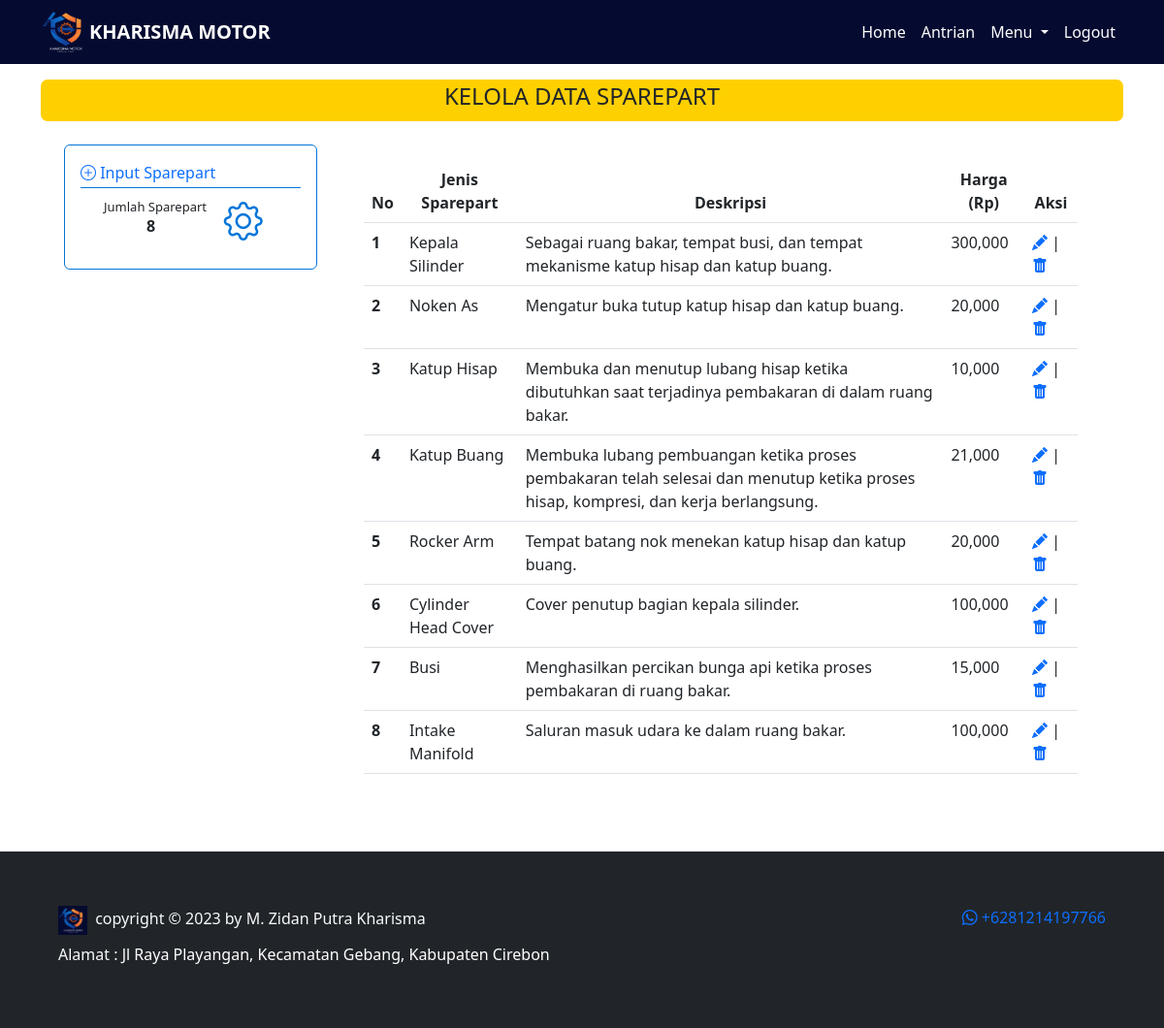
/admin/sparepart.php, run on an earlier commit of the app's database.
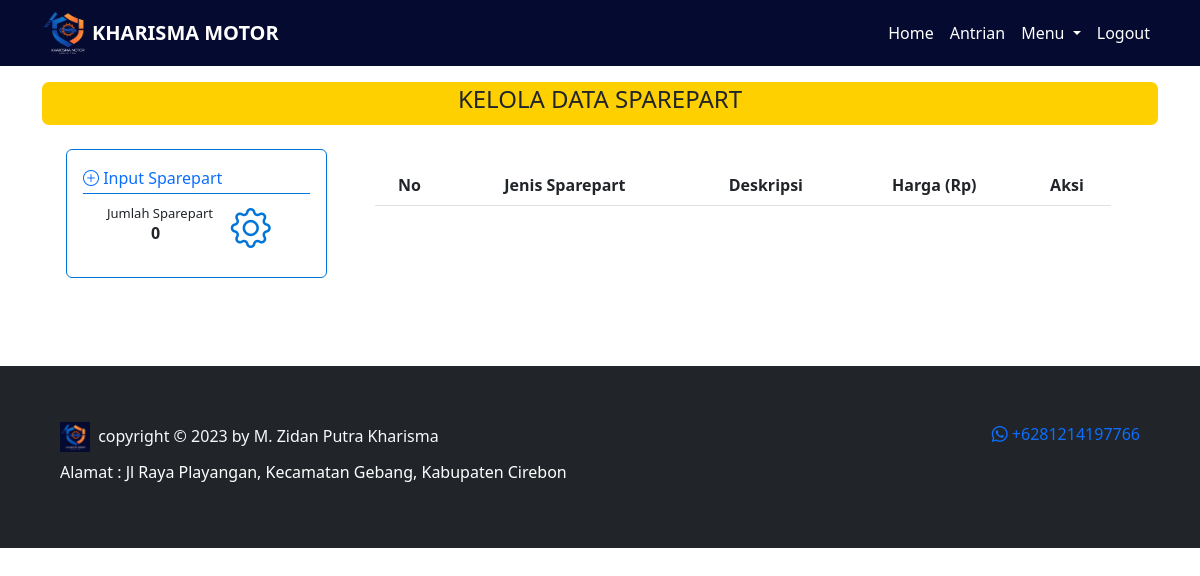
And on a later commit of the database.
### tables this page shows
CREATE TABLE `sparepart` (
  `idsparepart` int(11) NOT NULL,
  `sparepart` varchar(50) NOT NULL,
  `harga` bigint(100) NOT NULL,
  `deskripsi` text NOT NULL
);

### controller/function.php (called while the page is built, shortened)
<?php
$conn = mysqli_connect("localhost", "root", "", "kharisma_motor");
function query($query)
{
    global $conn;
    $result = mysqli_query($conn, $query);
    $rows = [];
    while ($row = mysqli_fetch_assoc($result)) {
        $rows[] = $row;
    }
    return $rows;
}
function jumlah_data($data)
{
    global $conn;
    $query = mysqli_query($conn, $data);
    $jumlah_data = mysqli_num_rows($query);
    return $jumlah_data;
}
function enkripsi($teks)
{
    $text = $teks;
    $kunci = 'kharisma_motor';
    $key = hash('sha256', $kunci);
    $pkey = "123";
    $method = "aes-192-cfb1";
    $iv = substr(hash('sha256', $pkey), 0, 16);
    $enkripsi = openssl_encrypt($text, $method, $key, 0, $iv);
    $enkripsi = base64_encode($enkripsi);
    return $enkripsi;
}
?>

### admin/sparepart.php (the view, shortened to what this page needs)
<?php
$data_sparepart = query("SELECT * FROM sparepart");
$jumlah_sparepart = jumlah_data("SELECT * FROM sparepart");
?>
<!DOCTYPE html>
<html lang="en">
<head>
    <link rel="stylesheet" href="https://cdn.datatables.net/1.13.4/css/jquery.dataTables.min.css">
    <link href="https://cdn.jsdelivr.net/npm/bootstrap@5.3.0/dist/css/bootstrap.min.css" rel="stylesheet"
>
    <link rel="stylesheet" href="https://cdn.jsdelivr.net/npm/bootstrap-icons@1.10.5/font/bootstrap-icons.css">
    <link rel="stylesheet" href="../style.css">
</head>
<body>
    <?php require_once('../navbar/navbar_admin.php'); ?>
    <div class="container">
        <div class="content py-3">
            <div class="title text-center text-uppercase">
                <h4>KELOLA DATA SPAREPART</h4>
            </div>
            <div class="row">
                <div class="col-3 me-4 ms-4">
                    <div class="card my-4">
                        <div class="card-body">
                            <a href="input_sparepart.php" class="fw-medium text-decoration-none">
                                <i class="bi bi-plus-circle"></i>
                                <span>Input Sparepart</span>
                            </a>
                            <hr style="margin-top: 3px;  color: #0275d8; opacity: 1;">
                            <h6 class="card-subtitle ms-4">Jumlah Sparepart</h6>
                            <p class="card-text fw-bold">
                                <?php echo $jumlah_sparepart; ?>
                            </p>
                            <i class="icon bi bi-gear"></i>
                        </div>
                    </div>
                </div>
                <div class="col-8 mt-4">
                    <table class="table table-hover mt-3" id="example">
                        <thead class="text-center">
                            <tr>
                                <th scope="col">No</th>
                                <th scope="col">Jenis Sparepart</th>
                                <th scope="col">Deskripsi</th>
                                <th scope="col">Harga (Rp)</th>
                                <th scope="col">Aksi</th>
                            </tr>
                        </thead>
                        <tbody class="text-start">
                            <?php
                            $i = 1;
                            foreach ($data_sparepart as $s):
                                $idsparepart = enkripsi($s['idsparepart']);
                                ?>
                                <tr>
                                    <th>
                                        <?php echo $i; ?>
                                    </th>
                                    <td>
                                        <?php echo $s['sparepart']; ?>
                                    </td>
                                    <td>
                                        <?php echo $s['deskripsi']; ?>
                                    </td>
                                    <td>
                                        <?php echo number_format($s['harga']); ?>
                                    </td>
                                    <td>
                                        <a href="edit_sparepart.php?id=<?= $idsparepart; ?>"><i
                                                class="bi bi-pencil-fill"></i></a>
                                        |
                                        <a style="text-decoration: none;"
                                            href="../controller/controller_sparepart.php?idsparepart=<?= $idsparepart; ?>"
                                            onclick="return confirm('Apakah anda yakin ingin menghapus data?')"><i
                                                class="bi bi-trash-fill"></i></a>
                                    </td>
                                </tr>
                                <?php
                                $i++;
                            endforeach
                            ?>
                        </tbody>
                    </table>
                </div>
            </div>
        </div>
    </div>
    <?php
    require_once('../footer.php');
    ?>
</body>
</html>

What changed in the data, as far as the page shows it:
removed sparepart: sparepart "Kepala Silinder", deskripsi "Sebagai ruang bakar, tempat busi, dan tempat mekanisme katup hisap dan katup buang.", harga "300,000"
removed sparepart: sparepart "Noken As", deskripsi "Mengatur buka tutup katup hisap dan katup buang.", harga "20,000"
removed sparepart: sparepart "Katup Hisap", deskripsi "Membuka dan menutup lubang hisap ketika dibutuhkan saat terjadinya pembakaran di dalam ruang bakar.", harga "10,000"
removed sparepart: sparepart "Katup Buang", deskripsi "Membuka lubang pembuangan ketika proses pembakaran telah selesai dan menutup ketika proses hisap, kompresi, dan kerja berlangsung.", harga "21,000"
removed sparepart: sparepart "Rocker Arm", deskripsi "Tempat batang nok menekan katup hisap dan katup buang.", harga "20,000"
removed sparepart: sparepart "Cylinder Head Cover", deskripsi "Cover penutup bagian kepala silinder.", harga "100,000"
removed sparepart: sparepart "Busi", deskripsi "Menghasilkan percikan bunga api ketika proses pembakaran di ruang bakar.", harga "15,000"
removed sparepart: sparepart "Intake Manifold", deskripsi "Saluran masuk udara ke dalam ruang bakar.", harga "100,000"
Also different on the page:
$jumlah_sparepart: "8" → "0"
